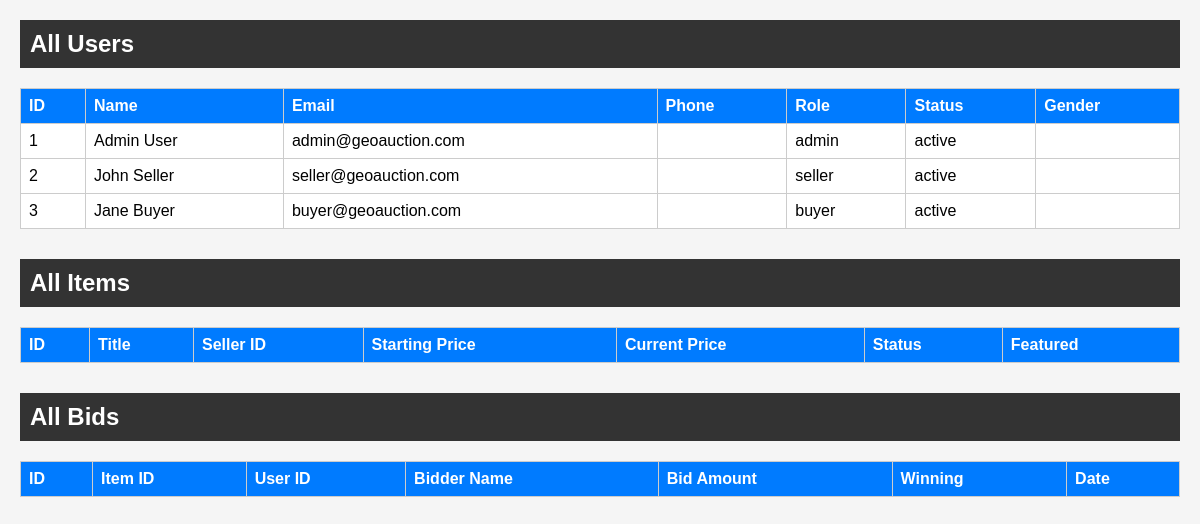
/all_row.php (signed in), run on the app's committed database.
### tables this page shows
CREATE TABLE IF NOT EXISTS users (
    id INT AUTO_INCREMENT PRIMARY KEY,
    name VARCHAR(100) NOT NULL,
    email VARCHAR(100) NOT NULL UNIQUE,
    phone VARCHAR(20) NULL,
    password VARCHAR(255) NOT NULL,
    role VARCHAR(20) NOT NULL DEFAULT 'buyer',  
    avatar VARCHAR(255) NULL,
    bio TEXT NULL,
    gender ENUM('male', 'female', 'other') NULL,
    status ENUM('active', 'inactive', 'suspended') NOT NULL DEFAULT 'active',
    email_verified_at TIMESTAMP NULL,
    reset_token VARCHAR(100) NULL,
    reset_token_expires_at TIMESTAMP NULL,
    remember_token VARCHAR(100) NULL,
    last_login_at TIMESTAMP NULL,
    last_login_ip VARCHAR(45) NULL,
    settings JSON NULL,
    created_at TIMESTAMP DEFAULT CURRENT_TIMESTAMP,
    updated_at TIMESTAMP DEFAULT CURRENT_TIMESTAMP ON UPDATE CURRENT_TIMESTAMP,
    INDEX idx_users_email (email),
    INDEX idx_users_role (role),
    INDEX idx_users_status (status)
);

### all_row.php (the view, shortened to what this page needs)
<?php
include_once("includes/auth.php");
?>
<!DOCTYPE html>
<html>
<head>
</head>
<body>
<h2>All Users</h2>
<table>
<tr>
    <th>ID</th>
    <th>Name</th>
    <th>Email</th>
    <th>Phone</th>
    <th>Role</th>
    <th>Status</th>
    <th>Gender</th>
</tr>
<?php
$result = mysqli_query($conn,"SELECT * FROM users");
while($row = mysqli_fetch_assoc($result))
{
?>
<tr>
    <td><?= $row['id']; ?></td>
    <td><?= $row['name']; ?></td>
    <td><?= $row['email']; ?></td>
    <td><?= $row['phone']; ?></td>
    <td><?= $row['role']; ?></td>
    <td><?= $row['status']; ?></td>
    <td><?= $row['gender']; ?></td>
</tr>
<?php } ?>
</table>
<h2>All Items</h2>
<table>
<tr>
    <th>ID</th>
    <th>Title</th>
    <th>Seller ID</th>
    <th>Starting Price</th>
    <th>Current Price</th>
    <th>Status</th>
    <th>Featured</th>
</tr>
</table>
<h2>All Bids</h2>
<table>
<tr>
    <th>ID</th>
    <th>Item ID</th>
    <th>User ID</th>
    <th>Bidder Name</th>
    <th>Bid Amount</th>
    <th>Winning</th>
    <th>Date</th>
</tr>
</table>
</body>
</html>

### all_row.php (style rules this page uses)
body { font-family: Arial; margin:20px; background:#f5f5f5; }
h2 { background:#333; color:#fff; padding:10px; }
table { width:100%; border-collapse:collapse; margin-bottom:30px; background:#fff; }
table,th,td { border:1px solid #ccc; }
th { background:#007bff; color:#fff; }
th,td { padding:8px; text-align:left; }

### data on the page
users: id "1", name "Admin User", email "admin@geoauction.com", role "admin", status "active"
users: id "2", name "John Seller", email "seller@geoauction.com", role "seller", status "active"
users: id "3", name "Jane Buyer", email "buyer@geoauction.com", role "buyer", status "active"
